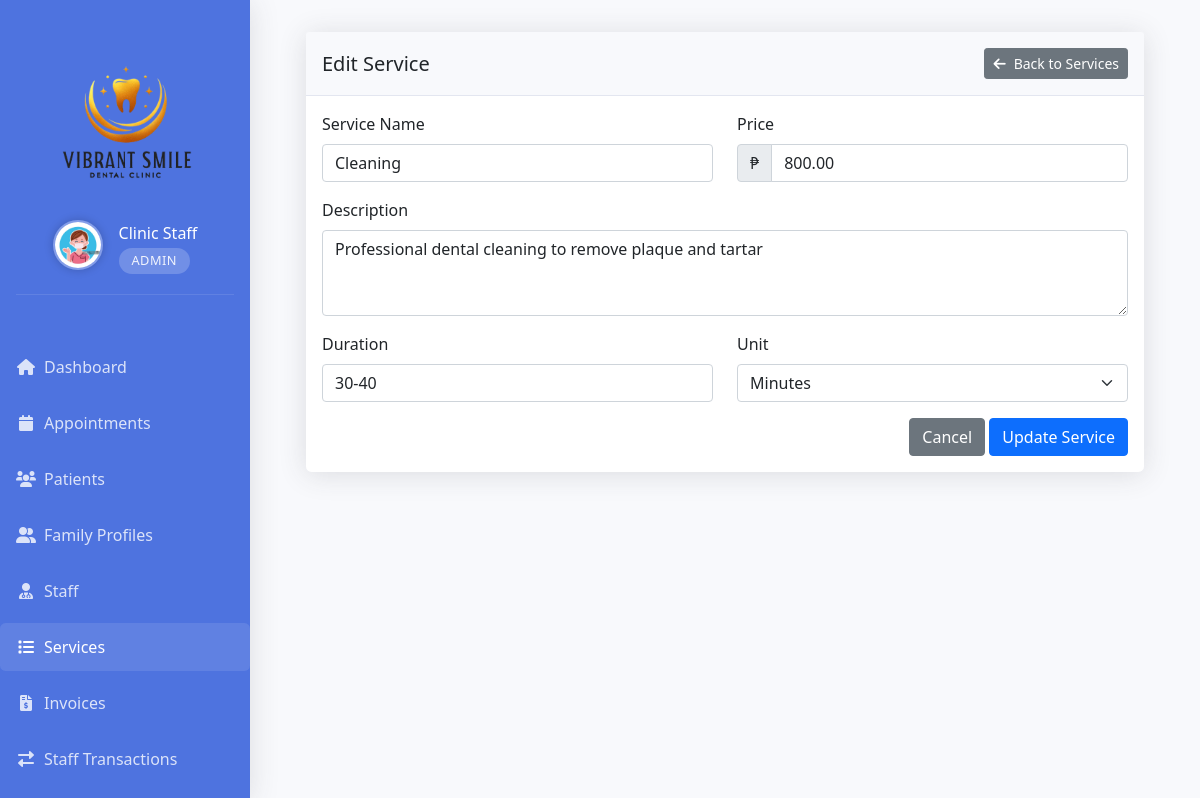
Screenshot of /admin/service_form.php?edit=2 (signed in) with the database file from the repository.
### tables this page shows
CREATE TABLE `users` (
  `id` int(11) NOT NULL,
  `username` varchar(50) NOT NULL,
  `password` varchar(255) NOT NULL,
  `role` enum('admin','doctor','patient') NOT NULL,
  `email` varchar(100) NOT NULL,
  `first_name` varchar(50) NOT NULL DEFAULT '',
  `middle_name` varchar(50) NOT NULL DEFAULT '',
  `last_name` varchar(50) NOT NULL DEFAULT '',
  `phone` varchar(20) DEFAULT NULL,
  `created_at` timestamp NOT NULL DEFAULT current_timestamp(),
  `updated_at` timestamp NOT NULL DEFAULT current_timestamp() ON UPDATE current_timestamp(),
  `active` tinyint(1) DEFAULT 1,
  `email_verified` tinyint(1) DEFAULT 0,
  `profile_picture` varchar(255) DEFAULT NULL
);

CREATE TABLE `services` (
  `id` int(11) NOT NULL,
  `name` varchar(100) NOT NULL,
  `description` text DEFAULT NULL,
  `duration` varchar(50) NOT NULL,
  `duration_format` varchar(50) DEFAULT NULL,
  `price` decimal(10,2) NOT NULL,
  `status` enum('active','inactive') DEFAULT 'active',
  `created_at` timestamp NOT NULL DEFAULT current_timestamp(),
  `updated_at` timestamp NOT NULL DEFAULT current_timestamp() ON UPDATE current_timestamp()
);

### admin/service_form.php (the view, shortened to what this page needs)
<?php
require_once "../config/database.php";
$service = array();
$edit_mode = false;
if(isset($_GET['edit']) && is_numeric($_GET['edit'])) {
    $edit_mode = true;
    $id = $_GET['edit'];
    $sql = "SELECT * FROM services WHERE id = ?";
    if($stmt = mysqli_prepare($conn, $sql)) {
        mysqli_stmt_bind_param($stmt, "i", $id);
        mysqli_stmt_execute($stmt);
        $result = mysqli_stmt_get_result($stmt);
        if($row = mysqli_fetch_assoc($result)) {
            $service = $row;
        }
    }
}
$current_page = 'services';
require_once 'includes/header.php';
?>
<div class="container-fluid">
    <div class="row">
        <div class="col-12">
            <div class="card">
                <div class="card-header">
                    <div class="d-flex justify-content-between align-items-center">
                        <h5 class="card-title mb-0"><?php echo $edit_mode ? 'Edit Service' : 'New Service'; ?></h5>
                        <a href="services.php" class="btn btn-secondary btn-sm">
                            <i class="fas fa-arrow-left me-2"></i>Back to Services
                        </a>
                    </div>
                </div>
                <div class="card-body">
                    <form method="post" action="">
                        <div class="row">
                            <div class="col-md-6 mb-3">
                                <label for="name" class="form-label">Service Name</label>
                                <input type="text" class="form-control" id="name" name="name" value="<?php echo isset($service['name']) ? htmlspecialchars($service['name']) : ''; ?>" required>
                            </div>
                            <div class="col-md-6 mb-3">
                                <label for="cost" class="form-label">Price</label>
                                <div class="input-group">
                                    <span class="input-group-text">₱</span>
                                    <input type="number" class="form-control" id="cost" name="cost" value="<?php echo isset($service['price']) ? htmlspecialchars($service['price']) : ''; ?>" required>
                                </div>
                            </div>
                        </div>
                        <div class="mb-3">
                            <label for="description" class="form-label">Description</label>
                            <textarea class="form-control" id="description" name="description" rows="3" required><?php echo isset($service['description']) ? htmlspecialchars($service['description']) : ''; ?></textarea>
                        </div>
                        <div class="row">
                            <div class="col-md-6 mb-3">
                                <label for="duration_value" class="form-label">Duration</label>
                                <input type="text" class="form-control" id="duration_value" name="duration_value" value="<?php echo isset($service['duration_format']) ? explode(' ', $service['duration_format'])[0] : ''; ?>" required>
                            </div>
                            <div class="col-md-6 mb-3">
                                <label for="duration_unit" class="form-label">Unit</label>
                                <select class="form-select" id="duration_unit" name="duration_unit" required>
                                    <option value="minutes" <?php echo isset($service['duration_format']) && strpos($service['duration_format'], 'minutes') !== false ? 'selected' : ''; ?>>Minutes</option>
                                </select>
                            </div>
                        </div>
                        <div class="text-end">
                            <a href="services.php" class="btn btn-secondary">Cancel</a>
                            <button type="submit" class="btn btn-primary"><?php echo $edit_mode ? 'Update Service' : 'Add Service'; ?></button>
                        </div>
                    </form>
                </div>
            </div>
        </div>
    </div>
</div>
<?php require_once 'includes/footer.php'; ?>

### admin/includes/header.php (shortened to what this page needs)
<!DOCTYPE html>
<html lang="en">
<head>
    <link href="https://cdn.jsdelivr.net/npm/bootstrap@5.1.3/dist/css/bootstrap.min.css" rel="stylesheet">
    <link href="https://cdnjs.cloudflare.com/ajax/libs/font-awesome/6.0.0/css/all.min.css" rel="stylesheet">
    <link href="https://cdn.jsdelivr.net/npm/sweetalert2@11.7.32/dist/sweetalert2.min.css" rel="stylesheet">
    <link href="https://cdn.jsdelivr.net/npm/fullcalendar@5.11.3/main.min.css" rel="stylesheet">
</head>
<body>
    <div class="container-fluid">
        <div class="row">
            <div class="col-lg-2 px-0 sidebar" id="sidebar">
                <div class="logo-container">
                    <img src="../assets/images/logo_vibrant.png" alt="Vibrant SmileDental Logo" class="img-fluid logo-img">
                    <?php
                    $admin_id = $_SESSION["id"];
                    $admin_query = "SELECT first_name, last_name, profile_picture FROM users WHERE id = ?";
                    $admin_stmt = mysqli_prepare($conn, $admin_query);
                    mysqli_stmt_bind_param($admin_stmt, "i", $admin_id);
                    mysqli_stmt_execute($admin_stmt);
                    $admin_result = mysqli_stmt_get_result($admin_stmt);
                    $admin_info = mysqli_fetch_assoc($admin_result);
                    $admin_name = $admin_info['first_name'] . ' ' . $admin_info['last_name'];
                    $profile_pic = $admin_info['profile_picture'] ? '../' . $admin_info['profile_picture'] : '../assets/img/default-profile.png';
                    ?>
                    <div class="admin-profile mb-3">
                        <div class="d-flex align-items-center justify-content-center">
                            <img src="<?php echo $profile_pic; ?>" alt="Admin Profile" class="admin-profile-img rounded-circle me-3">
                            <div class="text-start">
                                <h4 class="text-white mb-0"><?php echo htmlspecialchars($admin_name); ?></h4>
                                <span class="admin-label">Admin</span>
                            </div>
                        </div>
                    </div>
                </div>
                <ul class="nav flex-column">
                    <li class="nav-item">
                        <a class="nav-link <?php echo $current_page === 'dashboard' ? 'active' : ''; ?>" href="dashboard.php">
                            <i class="fas fa-home me-2"></i> Dashboard
                        </a>
                    </li>
                    <li class="nav-item">
                        <a class="nav-link <?php echo $current_page === 'appointments' ? 'active' : ''; ?>" href="appointments.php">
                            <i class="fas fa-calendar me-2"></i> Appointments
                        </a>
                    </li>
                    <li class="nav-item">
                        <a class="nav-link <?php echo $current_page === 'patients' ? 'active' : ''; ?>" href="patients.php">
                            <i class="fas fa-users me-2"></i> Patients
                        </a>
                    </li>
                    <li class="nav-item">
                        <a class="nav-link <?php echo $current_page === 'family_profiles' ? 'active' : ''; ?>" href="family_profiles.php">
                            <i class="fas fa-user-friends me-2"></i> Family Profiles
                        </a>
                    </li>
                    <li class="nav-item">
                        <a class="nav-link <?php echo $current_page === 'staff' ? 'active' : ''; ?>" href="staff.php">
                            <i class="fas fa-user-md me-2"></i> Staff
                        </a>
                    </li>
                    <li class="nav-item">
                        <a class="nav-link <?php echo $current_page === 'services' ? 'active' : ''; ?>" href="services.php">
                            <i class="fas fa-list me-2"></i> Services
                        </a>
                    </li>
                    <li class="nav-item">
                        <a class="nav-link <?php echo $current_page === 'invoices' ? 'active' : ''; ?>" href="invoices.php">
                            <i class="fas fa-file-invoice-dollar me-2"></i> Invoices
                        </a>
                    </li>
                    <li class="nav-item">
                        <a class="nav-link <?php echo $current_page === 'transactions' ? 'active' : ''; ?>" href="transactions.php">
                            <i class="fas fa-exchange-alt me-2"></i> Staff Transactions
                        </a>
                    </li>
                    <li class="nav-item">
                        <a class="nav-link <?php echo $current_page === 'reports' ? 'active' : ''; ?>" href="reports.php">
                        </a>
                    </li>
                </ul>
            </div>
            <div class="col-lg-10 main-content" id="mainContent">

### admin/includes/header.php (style rules this page uses)
body { background: #f8f9fc; overflow-x: hidden; }
.sidebar { min-height: 100vh; background: #4e73df; color: white; padding: 1rem; position: fixed; left: 0; top: 0; z-index: 1000; transition: all 0.3s ease; width: 250px; overflow-y: auto; box-shadow: 0 0.15rem 1.75rem 0 rgba(58, 59, 69, 0.15); }
.sidebar .nav-link { color: rgba(255,255,255,.8); padding: 0.75rem 1rem; border-radius: 0.35rem; margin-bottom: 0.5rem; transition: all 0.3s ease; white-space: nowrap; display: flex; align-items: center; }
.sidebar .nav-link i { width: 20px; text-align: center; margin-right: 0.5rem; }
.sidebar .nav-link.active { background: rgba(255,255,255,.1); color: white; font-weight: 500; }
.main-content { padding: 2rem; margin-left: 250px; transition: all 0.3s ease; min-height: 100vh; position: relative; }
.card { border: none; border-radius: 0.35rem; box-shadow: 0 0.15rem 1.75rem 0 rgba(58, 59, 69, 0.15); margin-bottom: 1.5rem; }
.card-header { background-color: #f8f9fc; border-bottom: 1px solid #e3e6f0; padding: 1rem; }
.logo-container { padding: 1rem; margin-bottom: 1rem; text-align: center; border-radius: 0.5rem; }
.logo-container img { max-width: 180px; height: auto; margin-bottom: 0.5rem; transition: transform 0.3s ease; }
.logo-container h4 { margin: 0; font-size: 1.2rem; color: rgba(255, 255, 255, 0.9); font-weight: 500; }
.logo-container .admin-label { display: inline-block; background: rgba(255, 255, 255, 0.2); color: rgba(255, 255, 255, 0.9); padding: 0.2rem 0.8rem; border-radius: 1rem; font-size: 0.8rem; margin-top: 0.3rem; font-weight: 500; letter-spacing: 0.5px; text-transform: uppercase; }
@media (min-width: 992px) { .sidebar { transform: none !important; display: block !important; width: 250px !important; position: fixed !important; height: 100vh !important; z-index: 1000 !important; } }
@media (min-width: 992px) { .main-content { margin-left: 250px !important; width: calc(100% - 250px) !important; } }
.admin-profile { padding-bottom: 1rem; border-bottom: 1px solid rgba(255, 255, 255, 0.1); margin-bottom: 1rem; }
.admin-profile-img { width: 50px; height: 50px; object-fit: cover; border: 2px solid rgba(255, 255, 255, 0.3); box-shadow: 0 0 10px rgba(0, 0, 0, 0.2); }
.admin-profile h4 { font-size: 1rem; font-weight: 500; }
.logo-img { max-width: 120px; margin: 0 auto; display: block; }

### rows the page displays
users: profile_picture (picture), admin_name "Clinic Staff"
services: name "Cleaning", cost "800.00", description "Professional dental cleaning to remove plaque and tartar", duration_value "30-40", duration_unit "Minutes"
